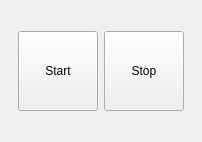
<?xml version="1.0" encoding="UTF-8"?>
<ui version="4.0">
 <class>Form</class>
 <widget class="QWidget" name="Form">
  <property name="geometry">
   <rect>
    <x>0</x>
    <y>0</y>
    <width>202</width>
    <height>142</height>
   </rect>
  </property>
  <property name="windowTitle">
   <string>Form</string>
  </property>
  <layout class="QHBoxLayout" name="horizontalLayout_2">
   <item>
    <spacer name="horizontalSpacer">
     <property name="orientation">
      <enum>Qt::Orientation::Horizontal</enum>
     </property>
     <property name="sizeHint" stdset="0">
      <size>
       <width>40</width>
       <height>20</height>
      </size>
     </property>
    </spacer>
   </item>
   <item>
    <widget class="QPushButton" name="pushButton_2">
     <property name="minimumSize">
      <size>
       <width>80</width>
       <height>80</height>
      </size>
     </property>
     <property name="maximumSize">
      <size>
       <width>80</width>
       <height>80</height>
      </size>
     </property>
     <property name="text">
      <string>Start</string>
     </property>
    </widget>
   </item>
   <item>
    <spacer name="horizontalSpacer_3">
     <property name="orientation">
      <enum>Qt::Orientation::Horizontal</enum>
     </property>
     <property name="sizeType">
      <enum>QSizePolicy::Policy::Maximum</enum>
     </property>
     <property name="sizeHint" stdset="0">
      <size>
       <width>20</width>
       <height>20</height>
      </size>
     </property>
    </spacer>
   </item>
   <item>
    <widget class="QPushButton" name="pushButton">
     <property name="minimumSize">
      <size>
       <width>80</width>
       <height>80</height>
      </size>
     </property>
     <property name="maximumSize">
      <size>
       <width>80</width>
       <height>80</height>
      </size>
     </property>
     <property name="text">
      <string>Stop</string>
     </property>
    </widget>
   </item>
   <item>
    <spacer name="horizontalSpacer_2">
     <property name="orientation">
      <enum>Qt::Orientation::Horizontal</enum>
     </property>
     <property name="sizeHint" stdset="0">
      <size>
       <width>40</width>
       <height>20</height>
      </size>
     </property>
    </spacer>
   </item>
  </layout>
 </widget>
 <resources/>
 <connections/>
</ui>
